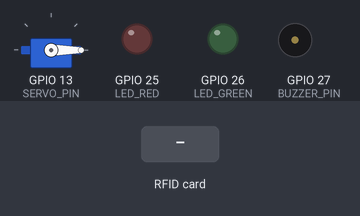
This sketch was run on a simulated ESP32. Parts: servo, output pins drawn as LEDs (lit = HIGH), buzzer (waves = sounding, pin HIGH). The inputs (shaded band) are chosen by the test bench. WiFi joins after 1.5 s; servers stay silent unless stated; uploads are accepted with an empty reply; what the sketch prints to the serial monitor is not drawn.

Above: at 2.7 s.
2.8 s: RFID card 5E 7A 19 C4 held to the reader
At 3.21 s:
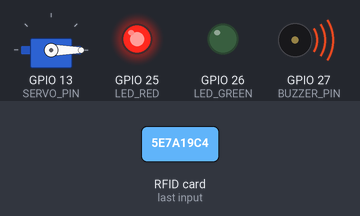
At 3.8 s:
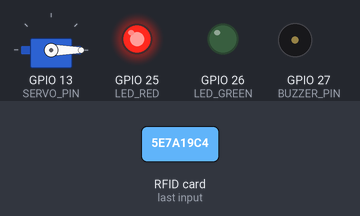
Timing chart, 0 to 5.8 s (numbered marks = the images above; inputs shaded):
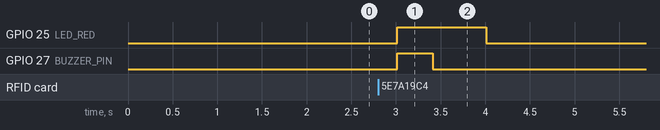

The sketch:

esp32_rfid_servo_smart_parking.ino
```cpp
/*
  Smart Parking RFID IoT
  Board: ESP32 atau ESP8266
  Modul: RFID RC522 + Servo
  Endpoint: http://IP_SERVER/smart-parking-rfid-iot-v7/api/scan.php

  Library yang dibutuhkan:
  1. MFRC522 by GithubCommunity
  2. ArduinoJson by Benoit Blanchon
  3. Servo library untuk ESP8266 atau ESP32Servo untuk ESP32
*/

#if defined(ESP32)
  #include <WiFi.h>
  #include <HTTPClient.h>
  #include <ESP32Servo.h>
#else
  #include <ESP8266WiFi.h>
  #include <ESP8266HTTPClient.h>
  #include <Servo.h>
#endif

#include <SPI.h>
#include <MFRC522.h>
#include <ArduinoJson.h>

#define SS_PIN 5
#define RST_PIN 22
#define SERVO_PIN 13
#define BUZZER_PIN 27
#define LED_GREEN 26
#define LED_RED 25

const char* WIFI_SSID = "NAMA_WIFI";
const char* WIFI_PASSWORD = "PASSWORD_WIFI";

// Ganti IP sesuai alamat komputer XAMPP.
// http://192.168.x.x/smart-parking-rfid-iot-v7-live-monitor/api/scan.php
String API_URL = "http://192.168.x.x/smart-parking-rfid-iot-v7-live-monitor/api/scan.php";
String GATE_ID = "1";
String AREA_ID = "1";

MFRC522 rfid(SS_PIN, RST_PIN);
Servo gateServo;

void beep(int durationMs) {
  digitalWrite(BUZZER_PIN, HIGH);
  delay(durationMs);
  digitalWrite(BUZZER_PIN, LOW);
}

void setIndicator(bool accepted) {
  digitalWrite(LED_GREEN, accepted ? HIGH : LOW);
  digitalWrite(LED_RED, accepted ? LOW : HIGH);
  beep(accepted ? 100 : 400);
  delay(600);
  digitalWrite(LED_GREEN, LOW);
  digitalWrite(LED_RED, LOW);
}

void openGate(int delayMs) {
  gateServo.write(90);
  delay(delayMs);
  gateServo.write(0);
}

String getUidString() {
  String uid = "";
  for (byte i = 0; i < rfid.uid.size; i++) {
    if (rfid.uid.uidByte[i] < 0x10) uid += "0";
    uid += String(rfid.uid.uidByte[i], HEX);
  }
  uid.toUpperCase();
  return uid;
}

String callApi(String uid) {
  if(WiFi.status()!=WL_CONNECTED){

WiFi.begin(WIFI_SSID,WIFI_PASSWORD);

}

  String url = API_URL + "?uid=" + uid + "&gate_id=" + GATE_ID + "&area_id=" + AREA_ID;

#if defined(ESP32)
  HTTPClient http;
  http.begin(url);
  http.setTimeout(5000);
#else
  WiFiClient client;
  HTTPClient http;
  http.begin(client, url);
#endif

  int httpCode = http.GET();
  String payload = "";
  if (httpCode > 0) payload = http.getString();
  http.end();
  return payload;
}

void setup() {
  Serial.begin(115200);
  SPI.begin();
  rfid.PCD_Init();

  pinMode(BUZZER_PIN, OUTPUT);
  pinMode(LED_GREEN, OUTPUT);
  pinMode(LED_RED, OUTPUT);

  gateServo.attach(SERVO_PIN);
  gateServo.write(0);

  WiFi.begin(WIFI_SSID, WIFI_PASSWORD);
  Serial.print("Menghubungkan WiFi");
  while (WiFi.status() != WL_CONNECTED) {
    delay(500);
    Serial.print(".");
  }
  Serial.println();
  Serial.print("WiFi tersambung. IP: ");
  Serial.println(WiFi.localIP());
  Serial.println("Tempelkan kartu RFID...");
}

void loop() {
  if (!rfid.PICC_IsNewCardPresent()) return;
  if (!rfid.PICC_ReadCardSerial()) return;

  String uid = getUidString();
  Serial.print("UID terbaca: ");
  Serial.println(uid);

  String response = callApi(uid);
  Serial.println(response);

  StaticJsonDocument<512> doc;
  DeserializationError error = deserializeJson(doc, response);
  if (error) {
    Serial.println("Respons API tidak valid");
    setIndicator(false);
  } else {
    bool success = doc["success"] | false;
    const char* message = doc["message"] | "Tidak ada pesan";
    int delayMs = doc["delay_ms"] | 3000;
    Serial.print("Status: ");
    Serial.println(success ? "DITERIMA" : "DITOLAK");
    Serial.print("Pesan: ");
    Serial.println(message);

    setIndicator(success);
    if (success) openGate(delayMs);
  }

  rfid.PICC_HaltA();
  rfid.PCD_StopCrypto1();
  delay(1200);
}
```

Measured:
- after the input at 2.8 s, GPIO 25 (LED_RED): LOW → HIGH after 0.21 s, → LOW 1.0 s later; GPIO 27 (BUZZER_PIN): LOW → HIGH after 0.21 s, → LOW 0.40 s later
